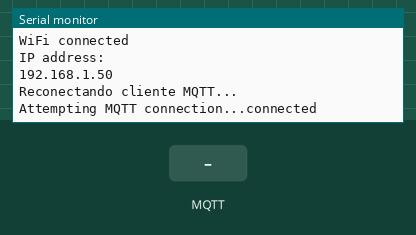
Simulated run of this sketch. Board: ESP8266 (Wemos D1 mini). Parts: the last lines printed to the serial monitor. Inputs (shaded band) come from the test bench. WiFi joins after 1.5 s; servers stay silent unless stated; no MQTT or app messages arrive unless stated.

Above: at 2.7 s.
2.8 s: MQTT message "1" arrives on the first subscribed topic
At 4.0 s:
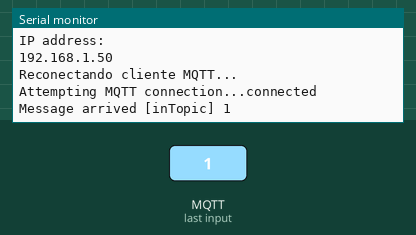
4.3 s: MQTT message "on" arrives on the first subscribed topic
At 5.2 s:
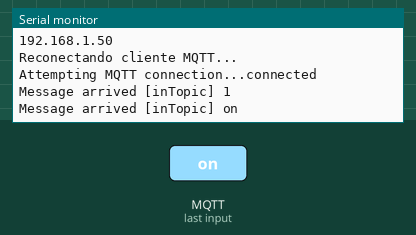
5.8 s: MQTT message "off" arrives on the first subscribed topic
At 6.3 s:
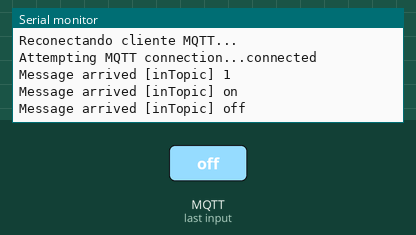

The sketch:

Monitor_MQTT_ESP8266.ino
```cpp
/*
   Monitor para monitorizar temperaturas y humedad
   Montado en tres sondas basadas en Wemos D1 Mini con shield DHT22
   Sensores: 3 sondas distribuidas
   - Sonda 1 MAC: ¿?
   - Sonda 2 MAC: ¿?
   - Sonda 3 MAC: ¿?

   Control por MQTT y Node-RED. Topics:
   SondaX/Temperatura
   SondaX/Humedad
   Manda datos cada 1 minuto

   Basado en: https://github.com/jecrespo/Curso-Node-RED/blob/master/Remote%20Nodes%20Firmware/relay-node/relay-node.ino
*/

#include <ESP8266WiFi.h>
#include <PubSubClient.h>
#include <dhtnew.h>  //compilado con https://github.com/RobTillaart/DHTNew

#define sonda 3 //valores: 1,2,3 - Cambiar también el id en la linea 142
#define DHT22_PIN D3

#define STASSID "SSID" //Oculto y acceso por MAC
#define STAPSK  "password"

const char* ssid     = STASSID;
const char* password = STAPSK;

// Use WiFiClient class to create TCP connections
WiFiClient wificlient;

// Update these with values suitable for your network.
IPAddress server(10, 1, 1, 11);  //mosquitto

PubSubClient client(wificlient);

long lastMsg = 0;
char msg[50];

DHTNEW DHT(D3);

void setup() {
  Serial.begin(57600);

  Serial.println();
  Serial.println();
  Serial.print("MAC: ");
  Serial.println(WiFi.macAddress());

  Serial.print("Connecting to ");
  Serial.println(ssid);

  WiFi.mode(WIFI_STA);
  WiFi.begin(ssid, password);

  while (WiFi.status() != WL_CONNECTED) {
    delay(500);
    Serial.print(".");
  }

  Serial.println("");
  Serial.println("WiFi connected");
  Serial.println("IP address: ");
  Serial.println(WiFi.localIP());

  client.setServer(server, 1883);
  client.setCallback(callback);
}

void loop() {
  if (!client.connected()) {
    Serial.println("Reconectando cliente MQTT...");
    reconnect();
  }

  client.loop();

  long now = millis();
  if (now - lastMsg > 60000) {  //envio datos cada minuto
    lastMsg = now;

    // READ DATA
    Serial.println("Leo Sonda");
    String topic_t = "Sonda" + String(sonda) + "/Temperatura";
    String topic_h = "Sonda" + String(sonda) + "/Humedad";
    int chk1 = DHT.read();
    if (chk1 == DHTLIB_OK) {
      float temp = DHT.getTemperature();
      float hum = DHT.getHumidity();
      Serial.println(temp);
      Serial.println(hum);
      //sprintf (msg, "Temp: %f", temp);
      dtostrf(temp, 4, 2, msg);
      Serial.print("Publish message: ");
      Serial.println(String(msg));
      Serial.print("Topic: ");
      Serial.println(topic_t.c_str());
      client.publish(topic_t.c_str(), msg);
      //sprintf (msg, "Hum: %f", hum);
      dtostrf(hum, 4, 2, msg);
      Serial.print("Publish message: ");
      Serial.println(String(msg));
      Serial.print("Topic: ");
      Serial.println(topic_h.c_str());
      client.publish(topic_h.c_str(), msg);
    }
    else {
      Serial.println("Error Sonda");
      client.publish(topic_t.c_str(), "err");
      client.publish(topic_h.c_str(), "err");
    }
  }
}

void callback(char* topic, byte * payload, unsigned int length) {
  Serial.print("Message arrived [");
  Serial.print(topic);
  Serial.print("] ");
  for (int i = 0; i < length; i++) {
    Serial.print((char)payload[i]);
  }
  Serial.println();
}

void reconnect() {
  // Loop until we're reconnected

  while (!client.connected()) {
    if (WiFi.status() != WL_CONNECTED) {
      Serial.println("Wifi Desconectado");
      WiFi.begin(ssid, password);
      while (WiFi.status() != WL_CONNECTED) {
        delay(500);
        Serial.print(".");
      }
      Serial.println("Wifi Conectado");
    }

    Serial.print("Attempting MQTT connection...");
    // Attempt to connect
    if (client.connect("clientid", "user", "password")) {
      Serial.println("connected");
      // Once connected, publish an announcement...
      String topic_r = "Sonda" + String(sonda) + "/reset";
      client.publish(topic_r.c_str(), "reset node");
      // ... and resubscribe
      client.subscribe("inTopic");
    } else {
      Serial.print("failed, rc=");
      Serial.print(client.state());
      Serial.println(" try again in 5 seconds");
      // Wait 5 seconds before retrying
      delay(5000);
    }
  }
}
```

Measured:
- after the input at 2.8 s, the serial monitor: prints a new line at once (image 1)
- after the input at 4.3 s, the serial monitor: prints a new line at once (image 2)
- after the input at 5.8 s, the serial monitor: prints a new line at once (image 3)
